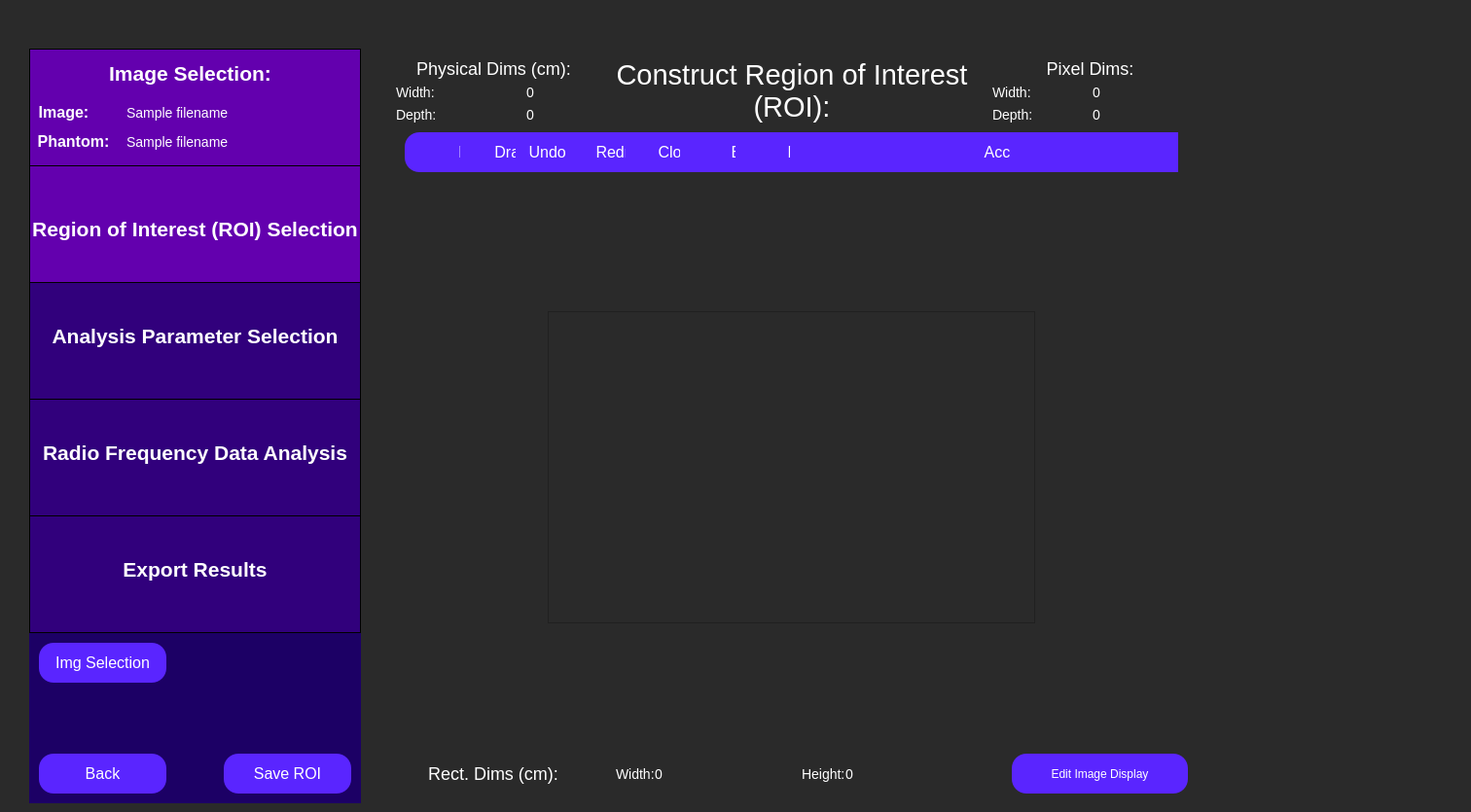
<?xml version="1.0" encoding="UTF-8"?>
<ui version="4.0">
 <class>constructRoi</class>
 <widget class="QWidget" name="constructRoi">
  <property name="geometry">
   <rect>
    <x>0</x>
    <y>0</y>
    <width>1512</width>
    <height>835</height>
   </rect>
  </property>
  <property name="minimumSize">
   <size>
    <width>0</width>
    <height>0</height>
   </size>
  </property>
  <property name="windowTitle">
   <string>Select Region of Interest</string>
  </property>
  <property name="styleSheet">
   <string notr="true">QWidget {
	background: rgb(42, 42, 42);
}</string>
  </property>
  <widget class="QWidget" name="horizontalLayoutWidget_4">
   <property name="geometry">
    <rect>
     <x>30</x>
     <y>50</y>
     <width>1221</width>
     <height>776</height>
    </rect>
   </property>
   <layout class="QHBoxLayout" name="fullScreenLayout" stretch="1,10">
    <item>
     <layout class="QVBoxLayout" name="sidebarLayout" stretch="0,0">
      <property name="spacing">
       <number>0</number>
      </property>
      <property name="sizeConstraint">
       <enum>QLayout::SetMaximumSize</enum>
      </property>
      <item>
       <widget class="QWidget" name="sidebar" native="true">
        <property name="minimumSize">
         <size>
          <width>341</width>
          <height>601</height>
         </size>
        </property>
        <property name="maximumSize">
         <size>
          <width>241</width>
          <height>601</height>
         </size>
        </property>
        <property name="toolTip">
         <string>&lt;html&gt;&lt;head/&gt;&lt;body&gt;&lt;p&gt;&lt;br/&gt;&lt;/p&gt;&lt;/body&gt;&lt;/html&gt;</string>
        </property>
        <property name="styleSheet">
         <string notr="true">QWidget {
	background-color: rgb(28, 0, 101);
}</string>
        </property>
        <widget class="QFrame" name="imageSelectionSidebar">
         <property name="geometry">
          <rect>
           <x>0</x>
           <y>0</y>
           <width>341</width>
           <height>121</height>
          </rect>
         </property>
         <property name="minimumSize">
          <size>
           <width>341</width>
           <height>121</height>
          </size>
         </property>
         <property name="maximumSize">
          <size>
           <width>341</width>
           <height>121</height>
          </size>
         </property>
         <property name="styleSheet">
          <string notr="true">QFrame {
	background-color: rgb(99, 0, 174);
	border: 1px solid black;
}</string>
         </property>
         <property name="frameShape">
          <enum>QFrame::StyledPanel</enum>
         </property>
         <property name="frameShadow">
          <enum>QFrame::Raised</enum>
         </property>
         <widget class="QLabel" name="imageSelectionLabelSidebar">
          <property name="geometry">
           <rect>
            <x>70</x>
            <y>0</y>
            <width>191</width>
            <height>51</height>
           </rect>
          </property>
          <property name="styleSheet">
           <string notr="true">QLabel {
	font-size: 21px;
	color: rgb(255, 255, 255);
	background-color: rgba(255, 255, 255, 0);
	border: 0px;
	font-weight: bold;
}</string>
          </property>
          <property name="text">
           <string>Image Selection:</string>
          </property>
          <property name="alignment">
           <set>Qt::AlignCenter</set>
          </property>
         </widget>
         <widget class="QLabel" name="imageLabel">
          <property name="geometry">
           <rect>
            <x>-60</x>
            <y>40</y>
            <width>191</width>
            <height>51</height>
           </rect>
          </property>
          <property name="styleSheet">
           <string notr="true">QLabel {
	font-size: 16px;
	color: rgb(255, 255, 255);
	background-color: rgba(255, 255, 255, 0);
	border: 0px;
	font-weight: bold;
}</string>
          </property>
          <property name="text">
           <string>Image:</string>
          </property>
          <property name="alignment">
           <set>Qt::AlignCenter</set>
          </property>
         </widget>
         <widget class="QLabel" name="phantomLabel">
          <property name="geometry">
           <rect>
            <x>-50</x>
            <y>70</y>
            <width>191</width>
            <height>51</height>
           </rect>
          </property>
          <property name="styleSheet">
           <string notr="true">QLabel {
	font-size: 16px;
	color: rgb(255, 255, 255);
	background-color: rgba(255, 255, 255, 0);
	border: 0px;
	font-weight: bold
}</string>
          </property>
          <property name="text">
           <string>Phantom:</string>
          </property>
          <property name="alignment">
           <set>Qt::AlignCenter</set>
          </property>
         </widget>
         <widget class="QLabel" name="imagePathInput">
          <property name="geometry">
           <rect>
            <x>100</x>
            <y>40</y>
            <width>241</width>
            <height>51</height>
           </rect>
          </property>
          <property name="styleSheet">
           <string notr="true">QLabel {
	font-size: 14px;
	color: rgb(255, 255, 255);
	background-color: rgba(255, 255, 255, 0);
	border: 0px;
}</string>
          </property>
          <property name="text">
           <string>Sample filename </string>
          </property>
          <property name="alignment">
           <set>Qt::AlignLeading|Qt::AlignLeft|Qt::AlignVCenter</set>
          </property>
         </widget>
         <widget class="QLabel" name="phantomPathInput">
          <property name="geometry">
           <rect>
            <x>100</x>
            <y>70</y>
            <width>241</width>
            <height>51</height>
           </rect>
          </property>
          <property name="styleSheet">
           <string notr="true">QLabel {
	font-size: 14px;
	color: rgb(255, 255, 255);
	background-color: rgba(255, 255, 255, 0);
	border: 0px;
}</string>
          </property>
          <property name="text">
           <string>Sample filename </string>
          </property>
          <property name="alignment">
           <set>Qt::AlignLeading|Qt::AlignLeft|Qt::AlignVCenter</set>
          </property>
         </widget>
        </widget>
        <widget class="QFrame" name="roiSidebar">
         <property name="geometry">
          <rect>
           <x>0</x>
           <y>120</y>
           <width>341</width>
           <height>121</height>
          </rect>
         </property>
         <property name="maximumSize">
          <size>
           <width>341</width>
           <height>121</height>
          </size>
         </property>
         <property name="styleSheet">
          <string notr="true">QFrame {
	background-color: rgb(99, 0, 174);
	border: 1px solid black;
}</string>
         </property>
         <property name="frameShape">
          <enum>QFrame::StyledPanel</enum>
         </property>
         <property name="frameShadow">
          <enum>QFrame::Raised</enum>
         </property>
         <widget class="QLabel" name="roiSidebarLabel">
          <property name="geometry">
           <rect>
            <x>0</x>
            <y>40</y>
            <width>341</width>
            <height>51</height>
           </rect>
          </property>
          <property name="styleSheet">
           <string notr="true">QLabel {
	font-size: 21px;
	color: rgb(255, 255, 255);
	background-color: rgba(255, 255, 255, 0);
	border: 0px;
	font-weight: bold;
}</string>
          </property>
          <property name="text">
           <string>Region of Interest (ROI) Selection</string>
          </property>
          <property name="alignment">
           <set>Qt::AlignCenter</set>
          </property>
         </widget>
        </widget>
        <widget class="QFrame" name="rfAnalysisSidebar">
         <property name="geometry">
          <rect>
           <x>0</x>
           <y>360</y>
           <width>341</width>
           <height>121</height>
          </rect>
         </property>
         <property name="minimumSize">
          <size>
           <width>341</width>
           <height>121</height>
          </size>
         </property>
         <property name="maximumSize">
          <size>
           <width>341</width>
           <height>121</height>
          </size>
         </property>
         <property name="styleSheet">
          <string notr="true">QFrame {
	background-color:  rgb(49, 0, 124);
	border: 1px solid black;
}</string>
         </property>
         <property name="frameShape">
          <enum>QFrame::StyledPanel</enum>
         </property>
         <property name="frameShadow">
          <enum>QFrame::Raised</enum>
         </property>
         <widget class="QLabel" name="rfAnalysisLabel">
          <property name="geometry">
           <rect>
            <x>0</x>
            <y>30</y>
            <width>341</width>
            <height>51</height>
           </rect>
          </property>
          <property name="styleSheet">
           <string notr="true">QLabel {
	font-size: 21px;
	color: rgb(255, 255, 255);
	background-color: rgba(255, 255, 255, 0);
	border: 0px;
	font-weight: bold;
}</string>
          </property>
          <property name="text">
           <string>Radio Frequency Data Analysis</string>
          </property>
          <property name="alignment">
           <set>Qt::AlignCenter</set>
          </property>
         </widget>
        </widget>
        <widget class="QFrame" name="exportResultsSidebar">
         <property name="geometry">
          <rect>
           <x>0</x>
           <y>480</y>
           <width>341</width>
           <height>121</height>
          </rect>
         </property>
         <property name="minimumSize">
          <size>
           <width>341</width>
           <height>121</height>
          </size>
         </property>
         <property name="maximumSize">
          <size>
           <width>341</width>
           <height>121</height>
          </size>
         </property>
         <property name="styleSheet">
          <string notr="true">QFrame {
	background-color:  rgb(49, 0, 124);
	border: 1px solid black;
}</string>
         </property>
         <property name="frameShape">
          <enum>QFrame::StyledPanel</enum>
         </property>
         <property name="frameShadow">
          <enum>QFrame::Raised</enum>
         </property>
         <widget class="QLabel" name="exportResultsLabel">
          <property name="geometry">
           <rect>
            <x>20</x>
            <y>30</y>
            <width>301</width>
            <height>51</height>
           </rect>
          </property>
          <property name="styleSheet">
           <string notr="true">QLabel {
	font-size: 21px;
	color: rgb(255, 255, 255);
	background-color: rgba(255, 255, 255, 0);
	border: 0px;
	font-weight: bold;
}</string>
          </property>
          <property name="text">
           <string>Export Results</string>
          </property>
          <property name="alignment">
           <set>Qt::AlignCenter</set>
          </property>
         </widget>
        </widget>
        <widget class="QFrame" name="analysisParamsSidebar">
         <property name="geometry">
          <rect>
           <x>0</x>
           <y>240</y>
           <width>341</width>
           <height>121</height>
          </rect>
         </property>
         <property name="maximumSize">
          <size>
           <width>341</width>
           <height>121</height>
          </size>
         </property>
         <property name="styleSheet">
          <string notr="true">QFrame {
	background-color: rgb(49, 0, 124);
	border: 1px solid black;
}</string>
         </property>
         <property name="frameShape">
          <enum>QFrame::StyledPanel</enum>
         </property>
         <property name="frameShadow">
          <enum>QFrame::Raised</enum>
         </property>
         <widget class="QLabel" name="analysisParamsLabel">
          <property name="geometry">
           <rect>
            <x>0</x>
            <y>30</y>
            <width>341</width>
            <height>51</height>
           </rect>
          </property>
          <property name="styleSheet">
           <string notr="true">QLabel {
	font-size: 21px;
	color: rgb(255, 255, 255);
	background-color: rgba(255, 255, 255, 0);
	border: 0px;
	font-weight:bold;
}</string>
          </property>
          <property name="text">
           <string>Analysis Parameter Selection</string>
          </property>
          <property name="alignment">
           <set>Qt::AlignCenter</set>
          </property>
         </widget>
        </widget>
       </widget>
      </item>
      <item>
       <widget class="QFrame" name="gridFrame">
        <property name="maximumSize">
         <size>
          <width>341</width>
          <height>16777215</height>
         </size>
        </property>
        <property name="styleSheet">
         <string notr="true">QFrame {
	background-color: rgb(28, 0, 101);
}</string>
        </property>
        <layout class="QGridLayout" name="backButtonGrid" rowstretch="0,0,0">
         <property name="sizeConstraint">
          <enum>QLayout::SetMinAndMaxSize</enum>
         </property>
         <property name="leftMargin">
          <number>10</number>
         </property>
         <property name="topMargin">
          <number>10</number>
         </property>
         <property name="rightMargin">
          <number>10</number>
         </property>
         <property name="bottomMargin">
          <number>10</number>
         </property>
         <item row="2" column="0">
          <widget class="QPushButton" name="backButton">
           <property name="minimumSize">
            <size>
             <width>131</width>
             <height>41</height>
            </size>
           </property>
           <property name="maximumSize">
            <size>
             <width>131</width>
             <height>41</height>
            </size>
           </property>
           <property name="styleSheet">
            <string notr="true">QPushButton {
	color: white;
	font-size: 16px;
	background: rgb(90, 37, 255);
	border-radius: 15px;
}</string>
           </property>
           <property name="text">
            <string>Back</string>
           </property>
          </widget>
         </item>
         <item row="2" column="1">
          <spacer name="horizontalSpacer">
           <property name="orientation">
            <enum>Qt::Horizontal</enum>
           </property>
           <property name="sizeHint" stdset="0">
            <size>
             <width>40</width>
             <height>20</height>
            </size>
           </property>
          </spacer>
         </item>
         <item row="1" column="0">
          <spacer name="verticalSpacer">
           <property name="orientation">
            <enum>Qt::Vertical</enum>
           </property>
           <property name="sizeHint" stdset="0">
            <size>
             <width>20</width>
             <height>40</height>
            </size>
           </property>
          </spacer>
         </item>
         <item row="2" column="2">
          <widget class="QPushButton" name="saveRoiButton">
           <property name="minimumSize">
            <size>
             <width>131</width>
             <height>41</height>
            </size>
           </property>
           <property name="maximumSize">
            <size>
             <width>131</width>
             <height>41</height>
            </size>
           </property>
           <property name="styleSheet">
            <string notr="true">QPushButton {
	color: white;
	font-size: 16px;
	background: rgb(90, 37, 255);
	border-radius: 15px;
}</string>
           </property>
           <property name="text">
            <string>Save ROI</string>
           </property>
          </widget>
         </item>
         <item row="0" column="0">
          <widget class="QPushButton" name="backToImgSelButton">
           <property name="minimumSize">
            <size>
             <width>131</width>
             <height>41</height>
            </size>
           </property>
           <property name="maximumSize">
            <size>
             <width>131</width>
             <height>41</height>
            </size>
           </property>
           <property name="styleSheet">
            <string notr="true">QPushButton {
	color: white;
	font-size: 16px;
	background: rgb(90, 37, 255);
	border-radius: 15px;
}</string>
           </property>
           <property name="text">
            <string>Img Selection</string>
           </property>
          </widget>
         </item>
        </layout>
       </widget>
      </item>
     </layout>
    </item>
    <item>
     <layout class="QVBoxLayout" name="drawRoiLayout" stretch="1,0,10,1">
      <property name="spacing">
       <number>0</number>
      </property>
      <property name="leftMargin">
       <number>30</number>
      </property>
      <property name="topMargin">
       <number>10</number>
      </property>
      <property name="rightMargin">
       <number>30</number>
      </property>
      <property name="bottomMargin">
       <number>10</number>
      </property>
      <item>
       <layout class="QVBoxLayout" name="drawRoiHeadingLayout">
        <property name="spacing">
         <number>5</number>
        </property>
        <item>
         <layout class="QHBoxLayout" name="drawRoiTitleLayout" stretch="1,2,1">
          <item>
           <layout class="QVBoxLayout" name="pixDimLayoutCm" stretch="1,2">
            <item>
             <widget class="QLabel" name="physicalDimsLabel">
              <property name="styleSheet">
               <string notr="true">QLabel {
	font-size: 18px;
	color: rgb(255, 255, 255);
	background-color: rgba(255, 255, 255, 0);
}</string>
              </property>
              <property name="text">
               <string>Physical Dims (cm):</string>
              </property>
              <property name="textFormat">
               <enum>Qt::AutoText</enum>
              </property>
              <property name="scaledContents">
               <bool>false</bool>
              </property>
              <property name="alignment">
               <set>Qt::AlignCenter</set>
              </property>
              <property name="wordWrap">
               <bool>true</bool>
              </property>
             </widget>
            </item>
            <item>
             <layout class="QGridLayout" name="pixDimGridCm">
              <item row="1" column="0">
               <widget class="QLabel" name="physicalDepthLabel">
                <property name="minimumSize">
                 <size>
                  <width>129</width>
                  <height>0</height>
                 </size>
                </property>
                <property name="styleSheet">
                 <string notr="true">QLabel {
	font-size: 14px;
	color: rgb(255, 255, 255);
	background-color: rgba(255, 255, 255, 0);
}</string>
                </property>
                <property name="text">
                 <string>Depth:</string>
                </property>
                <property name="textFormat">
                 <enum>Qt::AutoText</enum>
                </property>
                <property name="scaledContents">
                 <bool>false</bool>
                </property>
                <property name="alignment">
                 <set>Qt::AlignLeading|Qt::AlignLeft|Qt::AlignVCenter</set>
                </property>
                <property name="wordWrap">
                 <bool>true</bool>
                </property>
               </widget>
              </item>
              <item row="0" column="1">
               <widget class="QLabel" name="physicalWidthVal">
                <property name="styleSheet">
                 <string notr="true">QLabel {
	font-size: 14px;
	color: rgb(255, 255, 255);
	background-color: rgba(255, 255, 255, 0);
}</string>
                </property>
                <property name="text">
                 <string>0</string>
                </property>
                <property name="textFormat">
                 <enum>Qt::AutoText</enum>
                </property>
                <property name="scaledContents">
                 <bool>false</bool>
                </property>
                <property name="alignment">
                 <set>Qt::AlignLeading|Qt::AlignLeft|Qt::AlignVCenter</set>
                </property>
                <property name="wordWrap">
                 <bool>true</bool>
                </property>
               </widget>
              </item>
              <item row="1" column="1">
               <widget class="QLabel" name="physicalDepthVal">
                <property name="styleSheet">
                 <string notr="true">QLabel {
	font-size: 14px;
	color: rgb(255, 255, 255);
	background-color: rgba(255, 255, 255, 0);
}</string>
                </property>
                <property name="text">
                 <string>0</string>
                </property>
                <property name="textFormat">
                 <enum>Qt::AutoText</enum>
                </property>
                <property name="scaledContents">
                 <bool>false</bool>
                </property>
                <property name="alignment">
                 <set>Qt::AlignLeading|Qt::AlignLeft|Qt::AlignVCenter</set>
                </property>
                <property name="wordWrap">
                 <bool>true</bool>
                </property>
               </widget>
              </item>
              <item row="0" column="0">
               <widget class="QLabel" name="physicalWidthLabel">
                <property name="minimumSize">
                 <size>
                  <width>129</width>
                  <height>0</height>
                 </size>
                </property>
                <property name="styleSheet">
                 <string notr="true">QLabel {
	font-size: 14px;
	color: rgb(255, 255, 255);
	background-color: rgba(255, 255, 255, 0);
}</string>
                </property>
                <property name="text">
                 <string>Width:</string>
                </property>
                <property name="textFormat">
                 <enum>Qt::AutoText</enum>
                </property>
                <property name="scaledContents">
                 <bool>false</bool>
                </property>
                <property name="alignment">
                 <set>Qt::AlignLeading|Qt::AlignLeft|Qt::AlignVCenter</set>
                </property>
                <property name="wordWrap">
                 <bool>true</bool>
                </property>
               </widget>
              </item>
             </layout>
            </item>
           </layout>
          </item>
          <item>
           <widget class="QLabel" name="constructRoiLabel">
            <property name="styleSheet">
             <string notr="true">QLabel {
	font-size: 29px;
	color: rgb(255, 255, 255);
	background-color: rgba(255, 255, 255, 0);
}</string>
            </property>
            <property name="text">
             <string>Construct Region of Interest (ROI):</string>
            </property>
            <property name="textFormat">
             <enum>Qt::AutoText</enum>
            </property>
            <property name="scaledContents">
             <bool>false</bool>
            </property>
            <property name="alignment">
             <set>Qt::AlignCenter</set>
            </property>
            <property name="wordWrap">
             <bool>true</bool>
            </property>
           </widget>
          </item>
          <item>
           <layout class="QVBoxLayout" name="pixDimLayout" stretch="1,2">
            <item>
             <widget class="QLabel" name="pixelDimsLabel">
              <property name="styleSheet">
               <string notr="true">QLabel {
	font-size: 18px;
	color: rgb(255, 255, 255);
	background-color: rgba(255, 255, 255, 0);
}</string>
              </property>
              <property name="text">
               <string>Pixel Dims:</string>
              </property>
              <property name="textFormat">
               <enum>Qt::AutoText</enum>
              </property>
              <property name="scaledContents">
               <bool>false</bool>
              </property>
              <property name="alignment">
               <set>Qt::AlignCenter</set>
              </property>
              <property name="wordWrap">
               <bool>true</bool>
              </property>
             </widget>
            </item>
            <item>
             <layout class="QGridLayout" name="pixDimGrid">
              <item row="0" column="0">
               <widget class="QLabel" name="pixelWidthLabel">
                <property name="styleSheet">
                 <string notr="true">QLabel {
	font-size: 14px;
	color: rgb(255, 255, 255);
	background-color: rgba(255, 255, 255, 0);
}</string>
                </property>
                <property name="text">
                 <string>Width:</string>
                </property>
                <property name="textFormat">
                 <enum>Qt::AutoText</enum>
                </property>
                <property name="scaledContents">
                 <bool>false</bool>
                </property>
                <property name="alignment">
                 <set>Qt::AlignLeading|Qt::AlignLeft|Qt::AlignVCenter</set>
                </property>
                <property name="wordWrap">
                 <bool>true</bool>
                </property>
               </widget>
              </item>
              <item row="1" column="0">
               <widget class="QLabel" name="pixelDepthLabel">
                <property name="styleSheet">
                 <string notr="true">QLabel {
	font-size: 14px;
	color: rgb(255, 255, 255);
	background-color: rgba(255, 255, 255, 0);
}</string>
                </property>
                <property name="text">
                 <string>Depth:</string>
                </property>
                <property name="textFormat">
                 <enum>Qt::AutoText</enum>
                </property>
                <property name="scaledContents">
                 <bool>false</bool>
                </property>
                <property name="alignment">
                 <set>Qt::AlignLeading|Qt::AlignLeft|Qt::AlignVCenter</set>
                </property>
                <property name="wordWrap">
                 <bool>true</bool>
                </property>
               </widget>
              </item>
              <item row="0" column="1">
               <widget class="QLabel" name="pixelWidthVal">
                <property name="styleSheet">
                 <string notr="true">QLabel {
	font-size: 14px;
	color: rgb(255, 255, 255);
	background-color: rgba(255, 255, 255, 0);
}</string>
                </property>
                <property name="text">
                 <string>0</string>
                </property>
                <property name="textFormat">
                 <enum>Qt::AutoText</enum>
                </property>
                <property name="scaledContents">
                 <bool>false</bool>
                </property>
                <property name="alignment">
                 <set>Qt::AlignLeading|Qt::AlignLeft|Qt::AlignVCenter</set>
                </property>
                <property name="wordWrap">
                 <bool>true</bool>
                </property>
               </widget>
              </item>
              <item row="1" column="1">
               <widget class="QLabel" name="pixelDepthVal">
                <property name="styleSheet">
                 <string notr="true">QLabel {
	font-size: 14px;
	color: rgb(255, 255, 255);
	background-color: rgba(255, 255, 255, 0);
}</string>
                </property>
                <property name="text">
                 <string>0</string>
                </property>
                <property name="textFormat">
                 <enum>Qt::AutoText</enum>
                </property>
                <property name="scaledContents">
                 <bool>false</bool>
                </property>
                <property name="alignment">
                 <set>Qt::AlignLeading|Qt::AlignLeft|Qt::AlignVCenter</set>
                </property>
                <property name="wordWrap">
                 <bool>true</bool>
                </property>
               </widget>
              </item>
             </layout>
            </item>
           </layout>
          </item>
         </layout>
        </item>
       </layout>
      </item>
      <item>
       <widget class="QFrame" name="drawRoiButtons">
        <property name="maximumSize">
         <size>
          <width>804</width>
          <height>16777215</height>
         </size>
        </property>
        <layout class="QHBoxLayout" name="horizontalLayout_2">
         <item>
          <widget class="QPushButton" name="drawFreehandButton">
           <property name="minimumSize">
            <size>
             <width>221</width>
             <height>41</height>
            </size>
           </property>
           <property name="maximumSize">
            <size>
             <width>221</width>
             <height>41</height>
            </size>
           </property>
           <property name="styleSheet">
            <string notr="true">QPushButton {
	color: white;
	font-size: 16px;
	background: rgb(90, 37, 255);
	border-radius: 15px;
}
</string>
           </property>
           <property name="text">
            <string>Draw Freehand</string>
           </property>
           <property name="checkable">
            <bool>true</bool>
           </property>
           <property name="checked">
            <bool>false</bool>
           </property>
          </widget>
         </item>
         <item>
          <widget class="QPushButton" name="drawRoiButton">
           <property name="minimumSize">
            <size>
             <width>141</width>
             <height>41</height>
            </size>
           </property>
           <property name="maximumSize">
            <size>
             <width>141</width>
             <height>41</height>
            </size>
           </property>
           <property name="styleSheet">
            <string notr="true">QPushButton {
	color: white;
	font-size: 16px;
	background: rgb(90, 37, 255);
	border-radius: 15px;
}
QPushButton:checked {
	color:white; 
	font-size: 16px;
	background: rgb(45, 0, 110);
	border-radius: 15px;
}
</string>
           </property>
           <property name="text">
            <string>Draw ROI</string>
           </property>
           <property name="checkable">
            <bool>true</bool>
           </property>
           <property name="checked">
            <bool>false</bool>
           </property>
          </widget>
         </item>
         <item>
          <widget class="QPushButton" name="undoLastPtButton">
           <property name="minimumSize">
            <size>
             <width>141</width>
             <height>41</height>
            </size>
           </property>
           <property name="styleSheet">
            <string notr="true">QPushButton {
	color: white;
	font-size: 16px;
	background: rgb(90, 37, 255);
	border-radius: 15px;
}</string>
           </property>
           <property name="text">
            <string>Undo Last Point</string>
           </property>
           <property name="checkable">
            <bool>false</bool>
           </property>
          </widget>
         </item>
         <item>
          <widget class="QPushButton" name="redrawRoiButton">
           <property name="minimumSize">
            <size>
             <width>141</width>
             <height>41</height>
            </size>
           </property>
           <property name="maximumSize">
            <size>
             <width>141</width>
             <height>41</height>
            </size>
           </property>
           <property name="styleSheet">
            <string notr="true">QPushButton {
	color: white;
	font-size: 16px;
	background: rgb(90, 37, 255);
	border-radius: 15px;
}</string>
           </property>
           <property name="text">
            <string>Redraw ROI</string>
           </property>
           <property name="checkable">
            <bool>false</bool>
           </property>
          </widget>
         </item>
         <item>
          <widget class="QPushButton" name="closeRoiButton">
           <property name="minimumSize">
            <size>
             <width>141</width>
             <height>41</height>
            </size>
           </property>
           <property name="maximumSize">
            <size>
             <width>141</width>
             <height>41</height>
            </size>
           </property>
           <property name="styleSheet">
            <string notr="true">QPushButton {
	color: white;
	font-size: 16px;
	background: rgb(90, 37, 255);
	border-radius: 15px;
}</string>
           </property>
           <property name="text">
            <string>Close ROI</string>
           </property>
           <property name="checkable">
            <bool>false</bool>
           </property>
          </widget>
         </item>
         <item>
          <widget class="QPushButton" name="backFromFreehandButton">
           <property name="minimumSize">
            <size>
             <width>141</width>
             <height>41</height>
            </size>
           </property>
           <property name="maximumSize">
            <size>
             <width>141</width>
             <height>41</height>
            </size>
           </property>
           <property name="styleSheet">
            <string notr="true">QPushButton {
	color: white;
	font-size: 16px;
	background: rgb(90, 37, 255);
	border-radius: 15px;
}</string>
           </property>
           <property name="text">
            <string>Back</string>
           </property>
           <property name="checkable">
            <bool>false</bool>
           </property>
          </widget>
         </item>
         <item>
          <widget class="QPushButton" name="drawRectangleButton">
           <property name="minimumSize">
            <size>
             <width>221</width>
             <height>41</height>
            </size>
           </property>
           <property name="maximumSize">
            <size>
             <width>221</width>
             <height>41</height>
            </size>
           </property>
           <property name="styleSheet">
            <string notr="true">QPushButton {
	color: white;
	font-size: 16px;
	background: rgb(90, 37, 255);
	border-radius: 15px;
}
</string>
           </property>
           <property name="text">
            <string>Draw Rectangle</string>
           </property>
           <property name="checkable">
            <bool>true</bool>
           </property>
           <property name="checked">
            <bool>false</bool>
           </property>
          </widget>
         </item>
         <item>
          <widget class="QPushButton" name="userDrawRectangleButton">
           <property name="minimumSize">
            <size>
             <width>241</width>
             <height>41</height>
            </size>
           </property>
           <property name="maximumSize">
            <size>
             <width>241</width>
             <height>41</height>
            </size>
           </property>
           <property name="styleSheet">
            <string notr="true">QPushButton {
	color: white;
	font-size: 16px;
	background: rgb(90, 37, 255);
	border-radius: 15px;
}
QPushButton:checked {
	color:white; 
	font-size: 16px;
	background: rgb(45, 0, 110);
	border-radius: 15px;
}
</string>
           </property>
           <property name="text">
            <string>Draw Rectangle</string>
           </property>
           <property name="checkable">
            <bool>true</bool>
           </property>
           <property name="checked">
            <bool>false</bool>
           </property>
          </widget>
         </item>
         <item>
          <widget class="QPushButton" name="backFromRectangleButton">
           <property name="minimumSize">
            <size>
             <width>241</width>
             <height>41</height>
            </size>
           </property>
           <property name="maximumSize">
            <size>
             <width>241</width>
             <height>41</height>
            </size>
           </property>
           <property name="styleSheet">
            <string notr="true">QPushButton {
	color: white;
	font-size: 16px;
	background: rgb(90, 37, 255);
	border-radius: 15px;
}
</string>
           </property>
           <property name="text">
            <string>Back</string>
           </property>
           <property name="checkable">
            <bool>true</bool>
           </property>
           <property name="checked">
            <bool>false</bool>
           </property>
          </widget>
         </item>
         <item>
          <widget class="QPushButton" name="undoLoadedRoiButton">
           <property name="minimumSize">
            <size>
             <width>271</width>
             <height>41</height>
            </size>
           </property>
           <property name="maximumSize">
            <size>
             <width>271</width>
             <height>41</height>
            </size>
           </property>
           <property name="styleSheet">
            <string notr="true">QPushButton {
	color: white;
	font-size: 16px;
	background: rgb(90, 37, 255);
	border-radius: 15px;
}
</string>
           </property>
           <property name="text">
            <string>Undo</string>
           </property>
           <property name="checkable">
            <bool>true</bool>
           </property>
           <property name="checked">
            <bool>false</bool>
           </property>
          </widget>
         </item>
         <item>
          <widget class="QPushButton" name="acceptRoiButton">
           <property name="minimumSize">
            <size>
             <width>141</width>
             <height>41</height>
            </size>
           </property>
           <property name="maximumSize">
            <size>
             <width>141</width>
             <height>41</height>
            </size>
           </property>
           <property name="styleSheet">
            <string notr="true">QPushButton {
	color: white;
	font-size: 16px;
	background: rgb(90, 37, 255);
	border-radius: 15px;
}</string>
           </property>
           <property name="text">
            <string>Accept ROI</string>
           </property>
           <property name="checkable">
            <bool>false</bool>
           </property>
          </widget>
         </item>
         <item>
          <widget class="QPushButton" name="acceptLoadedRoiButton">
           <property name="minimumSize">
            <size>
             <width>271</width>
             <height>41</height>
            </size>
           </property>
           <property name="maximumSize">
            <size>
             <width>271</width>
             <height>41</height>
            </size>
           </property>
           <property name="styleSheet">
            <string notr="true">QPushButton {
	color: white;
	font-size: 16px;
	background: rgb(90, 37, 255);
	border-radius: 15px;
}
</string>
           </property>
           <property name="text">
            <string>Accept ROI</string>
           </property>
           <property name="checkable">
            <bool>true</bool>
           </property>
           <property name="checked">
            <bool>false</bool>
           </property>
          </widget>
         </item>
         <item>
          <widget class="QPushButton" name="loadRoiButton">
           <property name="minimumSize">
            <size>
             <width>221</width>
             <height>41</height>
            </size>
           </property>
           <property name="maximumSize">
            <size>
             <width>221</width>
             <height>41</height>
            </size>
           </property>
           <property name="styleSheet">
            <string notr="true">QPushButton {
	color: white;
	font-size: 16px;
	background: rgb(90, 37, 255);
	border-radius: 15px;
}
</string>
           </property>
           <property name="text">
            <string>Load ROI</string>
           </property>
           <property name="checkable">
            <bool>true</bool>
           </property>
           <property name="checked">
            <bool>false</bool>
           </property>
          </widget>
         </item>
         <item>
          <widget class="QPushButton" name="acceptRectangleButton">
           <property name="minimumSize">
            <size>
             <width>241</width>
             <height>41</height>
            </size>
           </property>
           <property name="maximumSize">
            <size>
             <width>241</width>
             <height>41</height>
            </size>
           </property>
           <property name="styleSheet">
            <string notr="true">QPushButton {
	color: white;
	font-size: 16px;
	background: rgb(90, 37, 255);
	border-radius: 15px;
}
</string>
           </property>
           <property name="text">
            <string>Accept ROI</string>
           </property>
           <property name="checkable">
            <bool>true</bool>
           </property>
           <property name="checked">
            <bool>false</bool>
           </property>
          </widget>
         </item>
        </layout>
       </widget>
      </item>
      <item alignment="Qt::AlignHCenter|Qt::AlignVCenter">
       <widget class="QFrame" name="imDisplayFrame">
        <property name="minimumSize">
         <size>
          <width>501</width>
          <height>321</height>
         </size>
        </property>
        <property name="maximumSize">
         <size>
          <width>16777215</width>
          <height>16777215</height>
         </size>
        </property>
        <property name="frameShape">
         <enum>QFrame::StyledPanel</enum>
        </property>
        <property name="frameShadow">
         <enum>QFrame::Raised</enum>
        </property>
       </widget>
      </item>
      <item>
       <layout class="QHBoxLayout" name="rectDimsLayout" stretch="1,1,2,1,2,0,1">
        <item>
         <widget class="QLabel" name="physicalRectDimsLabel">
          <property name="minimumSize">
           <size>
            <width>200</width>
            <height>0</height>
           </size>
          </property>
          <property name="styleSheet">
           <string notr="true">QLabel {
	font-size: 18px;
	color: rgb(255, 255, 255);
	background-color: rgba(255, 255, 255, 0);
}</string>
          </property>
          <property name="text">
           <string>Rect. Dims (cm):</string>
          </property>
          <property name="textFormat">
           <enum>Qt::AutoText</enum>
          </property>
          <property name="scaledContents">
           <bool>false</bool>
          </property>
          <property name="alignment">
           <set>Qt::AlignCenter</set>
          </property>
          <property name="wordWrap">
           <bool>true</bool>
          </property>
         </widget>
        </item>
        <item alignment="Qt::AlignRight">
         <widget class="QLabel" name="physicalRectWidthLabel">
          <property name="styleSheet">
           <string notr="true">QLabel {
	font-size: 14px;
	color: rgb(255, 255, 255);
	background-color: rgba(255, 255, 255, 0);
}</string>
          </property>
          <property name="text">
           <string>Width:</string>
          </property>
          <property name="textFormat">
           <enum>Qt::AutoText</enum>
          </property>
          <property name="scaledContents">
           <bool>false</bool>
          </property>
          <property name="alignment">
           <set>Qt::AlignLeading|Qt::AlignLeft|Qt::AlignVCenter</set>
          </property>
          <property name="wordWrap">
           <bool>true</bool>
          </property>
         </widget>
        </item>
        <item>
         <widget class="QLabel" name="physicalRectWidthVal">
          <property name="styleSheet">
           <string notr="true">QLabel {
	font-size: 14px;
	color: rgb(255, 255, 255);
	background-color: rgba(255, 255, 255, 0);
}</string>
          </property>
          <property name="text">
           <string>0</string>
          </property>
          <property name="textFormat">
           <enum>Qt::AutoText</enum>
          </property>
          <property name="scaledContents">
           <bool>false</bool>
          </property>
          <property name="alignment">
           <set>Qt::AlignLeading|Qt::AlignLeft|Qt::AlignVCenter</set>
          </property>
          <property name="wordWrap">
           <bool>true</bool>
          </property>
         </widget>
        </item>
        <item alignment="Qt::AlignRight">
         <widget class="QLabel" name="physicalRectHeightLabel">
          <property name="styleSheet">
           <string notr="true">QLabel {
	font-size: 14px;
	color: rgb(255, 255, 255);
	background-color: rgba(255, 255, 255, 0);
}</string>
          </property>
          <property name="text">
           <string>Height:</string>
          </property>
          <property name="textFormat">
           <enum>Qt::AutoText</enum>
          </property>
          <property name="scaledContents">
           <bool>false</bool>
          </property>
          <property name="alignment">
           <set>Qt::AlignLeading|Qt::AlignLeft|Qt::AlignVCenter</set>
          </property>
          <property name="wordWrap">
           <bool>true</bool>
          </property>
         </widget>
        </item>
        <item>
         <widget class="QLabel" name="physicalRectHeightVal">
          <property name="styleSheet">
           <string notr="true">QLabel {
	font-size: 14px;
	color: rgb(255, 255, 255);
	background-color: rgba(255, 255, 255, 0);
}</string>
          </property>
          <property name="text">
           <string>0</string>
          </property>
          <property name="textFormat">
           <enum>Qt::AutoText</enum>
          </property>
          <property name="scaledContents">
           <bool>false</bool>
          </property>
          <property name="alignment">
           <set>Qt::AlignLeading|Qt::AlignLeft|Qt::AlignVCenter</set>
          </property>
          <property name="wordWrap">
           <bool>true</bool>
          </property>
         </widget>
        </item>
        <item>
         <spacer name="horizontalSpacer_2">
          <property name="orientation">
           <enum>Qt::Horizontal</enum>
          </property>
          <property name="sizeHint" stdset="0">
           <size>
            <width>40</width>
            <height>20</height>
           </size>
          </property>
         </spacer>
        </item>
        <item>
         <widget class="QPushButton" name="editImageDisplayButton">
          <property name="minimumSize">
           <size>
            <width>181</width>
            <height>41</height>
           </size>
          </property>
          <property name="maximumSize">
           <size>
            <width>181</width>
            <height>41</height>
           </size>
          </property>
          <property name="styleSheet">
           <string notr="true">QPushButton {
	color: white;
	font-size: 12px;
	background: rgb(90, 37, 255);
	border-radius: 15px;
}</string>
          </property>
          <property name="text">
           <string>Edit Image Display</string>
          </property>
         </widget>
        </item>
       </layout>
      </item>
     </layout>
    </item>
   </layout>
  </widget>
 </widget>
 <resources/>
 <connections/>
</ui>
